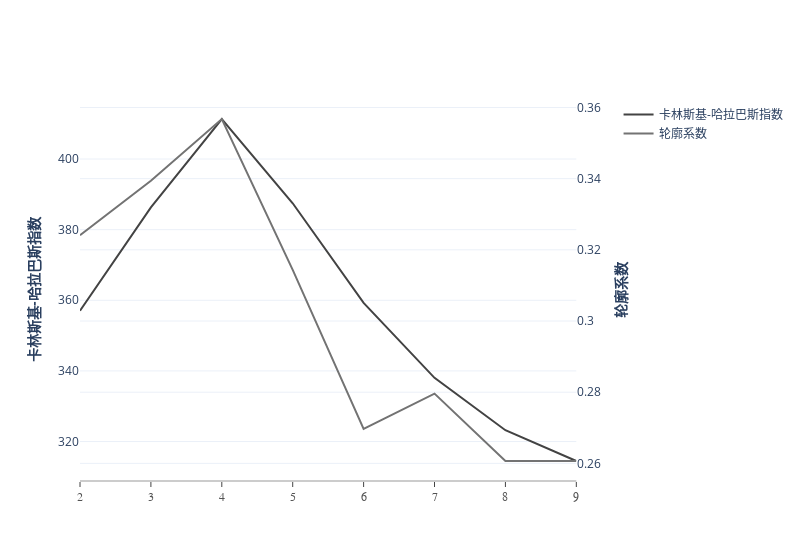

Here is the notebook cell this chart was saved with:
### Markdown cell above
## K-means++聚类

### Code cell
#获得居民最佳聚类数
df_resident = df_cluster[df_cluster.id == 0]
df_score_resi = utils.GetKmeansClusterNumDf(df_resident,['Dur','data_count','active_moment','moving_dis','middle_moment'])
myplot.Double_Axes_Line(df_score_resi,"n_clusters","calinski","silhouette","聚类数","卡林斯基-哈拉巴斯指数","轮廓系数")

### Figure 1 — Plotly figure (JSON) as saved in the notebook; plotly's stock layout.template omitted (floating-point values rounded to 4 significant figures)
{"data": [{"line": {"color": "rgb(67,67,67)", "width": 2}, "mode": "lines", "name": "卡林斯基-哈拉巴斯指数", "type": "scatter", "x": [2, 3, 4, 5, 6, 7, 8, 9], "xaxis": "x", "y": [357.1, 386.3, 411.3, 387.5, 359.3, 338.0, 323.2, 314.5], "yaxis": "y"}, {"line": {"color": "rgb(115,115,115)", "width": 2}, "mode": "lines", "name": "轮廓系数", "type": "scatter", "x": [2, 3, 4, 5, 6, 7, 8, 9], "xaxis": "x", "y": [0.3241, 0.3394, 0.3568, 0.3144, 0.2697, 0.2796, 0.2607, 0.2607], "yaxis": "y2"}], "layout": {"width": 800, "xaxis": {"anchor": "y", "domain": [0, 0.94], "linecolor": "rgb(204, 204, 204)", "linewidth": 2, "showgrid": false, "showline": true, "showticklabels": true, "tickfont": {"color": "rgb(82, 82, 82)", "family": "Arial", "size": 12}, "ticks": "outside"}, "yaxis": {"anchor": "x", "domain": [0, 1], "title": {"text": "<b>卡林斯基-哈拉巴斯指数</b> "}}, "yaxis2": {"anchor": "x", "overlaying": "y", "side": "right", "title": {"text": "<b>轮廓系数</b>"}}}}
